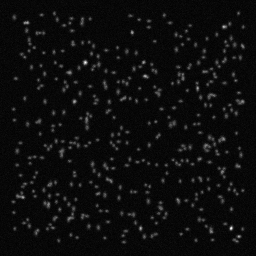
#> input picture 3d_daostorm/sample_data/comp.tif, 256 x 256 px
$ python datareader.py ../3d_daostorm/sample_data/comp.tif   (Python 2 division)
#> lines starting #> are read from the running program, lines starting #| are printed output that depends on the picture
#!/usr/bin/python
#
# Classes that handles reading STORM movie files. Currently this
# is limited to the dax, spe and tif formats.
#
# Hazen 06/13
#

import numpy
import os
from PIL import Image
import re
import tifffile as tifffile

# Given a file name this will try to return the appropriate
# reader based on the file extension.
def inferReader(filename):
    ext = os.path.splitext(filename)[1]
    if (ext == ".dax"):
        return DaxReader(filename)
    elif (ext == ".spe"):
        return SpeReader(filename)
    elif (ext == ".tif") or (ext == ".tiff"):
        return TifReader(filename)
    else:
        print ext, "is not a recognized file type"
        raise IOError("only .dax, .spe and .tif are supported (case sensitive..)")

#
# The superclass containing those functions that
# are common to reading a STORM movie file.
#
# Subclasses should implement:
#  1. __init__(self, filename, verbose = False)
#     This function should open the file and extract the
#     various key bits of meta-data such as the size in XY
#     and the length of the movie.
#
#  2. loadAFrame(self, frame_number)
#     Load the requested frame and return it as numpy array.
#
class Reader:

    # Close the file on cleanup.
    def __del__(self):
        if self.fileptr:
            self.fileptr.close()

    def __enter__(self):
        return self

    def __exit__(self, etype, value, traceback):
        if self.fileptr:
            self.fileptr.close()

    # Average multiple frames in a movie.
    # [15 lines left out: function averageFrames, not called in this run]

    # returns the film name
    def filmFilename(self):
        return self.filename

    # returns the film size
    def filmSize(self):
        return [self.image_width, self.image_height, self.number_frames]

    # returns the picture x,y location, if available
    # [20 lines left out: functions filmLocation, lockTarget, filmScale, not called in this run]


#
# Dax reader class. This is a Zhuang lab custom format.
#
class DaxReader(Reader):
    # dax specific initialization
    # [83 lines left out: functions __init__, loadAFrame, not called in this run]


#
# SPE (Roper Scientific) reader class.
#
class SpeReader(Reader):

    # Spe specific initialization.
    # [43 lines left out: functions __init__, loadAFrame, not called in this run]


#
# TIF reader class.
#
# When given tiff files with multiple pages and multiple frames per
# page this is just going to read the file as if it was one long movie.
#
class TifReader(Reader):
    def __init__(self, filename):
#> called with filename = '../3d_daostorm/sample_data/comp.tif'
        self.is_big_tiff = False

        # Save the filename
        self.filename = filename

        # Try first as a normal tiff.
        self.fileptr = False
        try:
            self.im = Image.open(filename)
#> self.im is the input picture: PIL image 256x256 I;16B; min 106, max 1893, mean 200.1
        except IOError:
            pass
        else:
            self.isize = self.im.size
#> self.isize = (256, 256)
            self.image_width = self.isize[1]
#> self.image_width = 256
            self.image_height = self.isize[0]
#> self.image_height = 256

            # Is there a more efficient way to determine the number of frames?
            self.number_frames = 1
            try:
                while 1:
                    self.im.seek(self.number_frames)
                    self.number_frames += 1
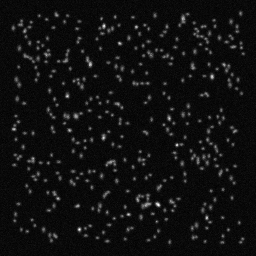
#> self.im: PIL image 256x256 I;16B; min 108, max 1527, mean 200.3; drawn with min black and max white
#> after the loop, self.number_frames = 2
            except EOFError:
                pass

            return


        #
        # This is not exactly a file-pointer, but this lets the file
        # get closed properly as a sub-class of Reader.
        #
        self.is_big_tiff = True
        self.fileptr = tifffile.TiffFile(filename)
        self.number_pages = len(self.fileptr)

        # Get shape by loading first frame
        self.isize = self.fileptr.asarray(key=0).shape

        # Check if each page has multiple frames.
        if (len(self.isize) == 3):
            self.frames_per_page = self.isize[0]
            self.image_height = self.isize[1]
            self.image_width = self.isize[2]

        else:
            self.frames_per_page = 1
            self.image_height = self.isize[0]
            self.image_width = self.isize[1]

        self.number_frames = self.frames_per_page * self.number_pages

    # [29 lines left out: function loadAFrame, not called in this run]


if (__name__ == "__main__"):

    import sys

    if (len(sys.argv) != 2):
        print "usage: <movie>"
        exit()

    movie = inferReader(sys.argv[1])
    print "Movie size is", movie.filmSize()


#
# The MIT License
#
# Copyright (c) 2013 Zhuang Lab, Harvard University
#
# Permission is hereby granted, free of charge, to any person obtaining a copy
# of this software and associated documentation files (the "Software"), to deal
# in the Software without restriction, including without limitation the rights
# to use, copy, modify, merge, publish, distribute, sublicense, and/or sell
# copies of the Software, and to permit persons to whom the Software is
# furnished to do so, subject to the following conditions:
#
# The above copyright notice and this permission notice shall be included in
# all copies or substantial portions of the Software.
#
# THE SOFTWARE IS PROVIDED "AS IS", WITHOUT WARRANTY OF ANY KIND, EXPRESS OR
# IMPLIED, INCLUDING BUT NOT LIMITED TO THE WARRANTIES OF MERCHANTABILITY,
# FITNESS FOR A PARTICULAR PURPOSE AND NONINFRINGEMENT. IN NO EVENT SHALL THE
# AUTHORS OR COPYRIGHT HOLDERS BE LIABLE FOR ANY CLAIM, DAMAGES OR OTHER
# LIABILITY, WHETHER IN AN ACTION OF CONTRACT, TORT OR OTHERWISE, ARISING FROM,
# OUT OF OR IN CONNECTION WITH THE SOFTWARE OR THE USE OR OTHER DEALINGS IN
# THE SOFTWARE.
#
